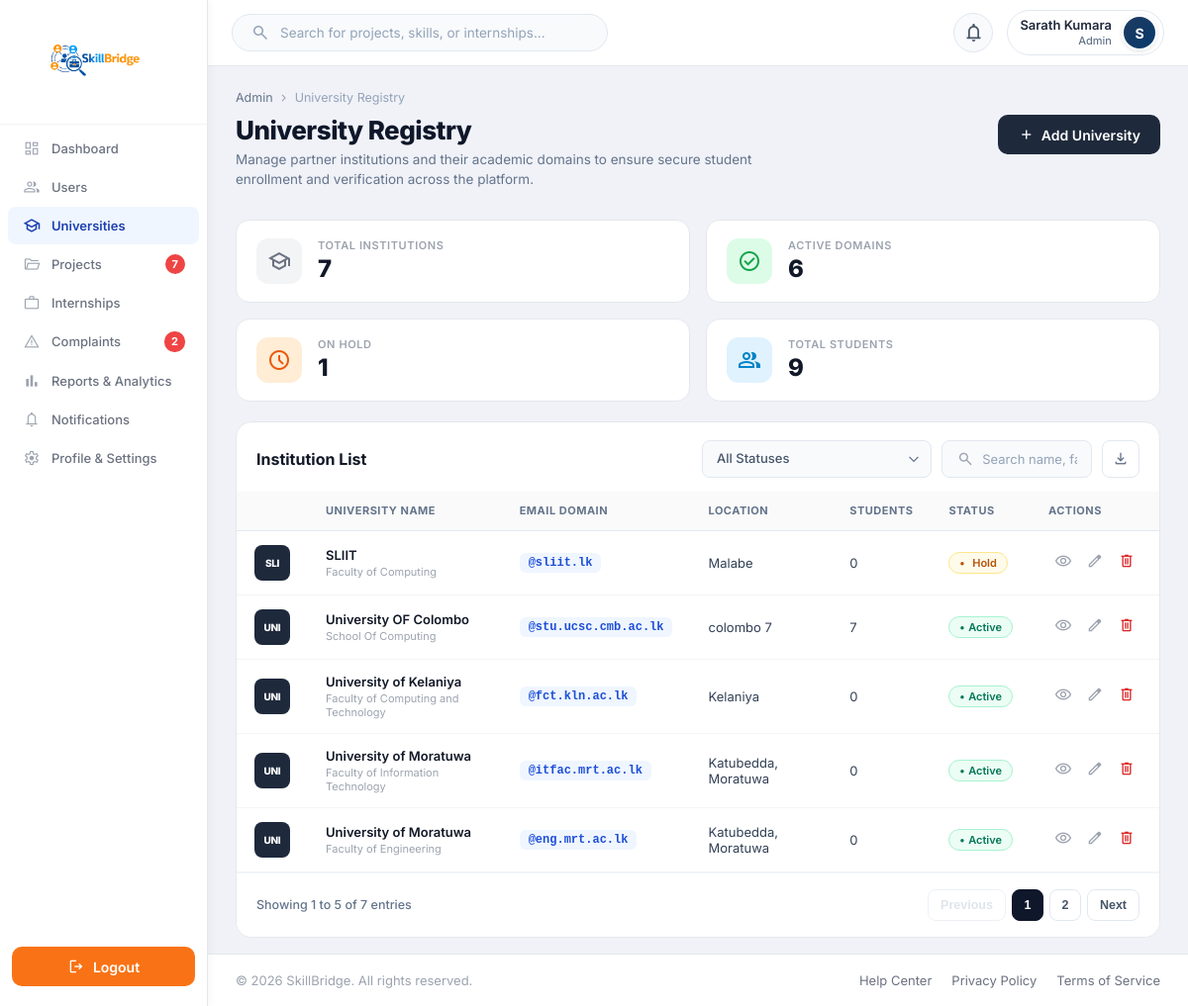
Page /Functions/Admin/university.php (signed in) on the committed database.
### tables this page shows
CREATE TABLE `user` (
  `Email` varchar(100) NOT NULL,
  `password` varchar(100) NOT NULL,
  `role` varchar(100) NOT NULL,
  `status` varchar(20) NOT NULL DEFAULT 'De-Active',
  `verification_code` varchar(20) NOT NULL,
  `created_at` timestamp NULL DEFAULT current_timestamp()
);

CREATE TABLE `universityemails` (
  `University` varchar(100) NOT NULL,
  `no` int(11) NOT NULL,
  `faculty` varchar(100) NOT NULL,
  `emailEx` varchar(100) NOT NULL,
  `Status` varchar(10) NOT NULL DEFAULT 'De-Active',
  `Location` varchar(100) DEFAULT NULL
);

### Session/Session.php (called while the page is built, shortened)
<?php
function current_user()
{
    return $_SESSION['user'] ?? null;
}

### Backend/Admin/university.php (called while the page is built, shortened)
<?php
require_once __DIR__ . '/loader.php';
$uniDB = new UniversityManagement($conn);
$uniResult = $uniDB->getAllUniversities('all', '');
$allUniversities = [];
if ($uniResult) {
    while ($r = $uniResult->fetch_assoc()) {
        $allUniversities[] = $r;
    }
}
$pageUniversities = $allUniversities;
?>

### Backend/Admin/Services/UniversityManagement.php (called while the page is built, shortened)
<?php
require_once __DIR__ . '/AdminDB.php';
class UniversityManagement extends AdminDB
{
    public function getStudentCountByDomain($domain)
    {
        $cleanDomain = ltrim(strtolower(trim($domain)), '@');
        return $this->runCount("SELECT COUNT(*) FROM student WHERE Email LIKE ?", "s", '%@' . $cleanDomain);
    }
    public function getAllUniversities($status = 'all', $search = '')
    {
        $sql = "SELECT * FROM universityemails WHERE 1=1";
        $sql .= " ORDER BY University ASC";
        return $this->runQuery($sql);
    }
}
?>

### Backend/Admin/Services/AdminDB.php (called while the page is built, shortened)
<?php
class AdminDB
{
    protected $conn;
    public function __construct($conn)
    {
        $this->conn = $conn;
    }
    protected function runCount($sql, $types = "", ...$params)
    {
        $stmt = $this->conn->prepare($sql);
        if ($types) $stmt->bind_param($types, ...$params);
        $stmt->execute();
        return $stmt->get_result()->fetch_row()[0];
    }
    protected function runQuery($sql, $types = "", ...$params)
    {
        $stmt = $this->conn->prepare($sql);
        $stmt->execute();
        return $stmt->get_result();
    }
}
?>

### Functions/Admin/Components/Common/AdminInit.php (called while the page is built, shortened)
<?php
require_once __DIR__ . "/../../../../Session/Session.php";
$targetBackend = $backendPage ?? basename($_SERVER['PHP_SELF']);
if (!empty($targetBackend)) {
    $backendFilePath = __DIR__ . "/../../../../Backend/Admin/" . $targetBackend;
    if (file_exists($backendFilePath)) {
        require_once $backendFilePath;
    }
}
include __DIR__ . "/../../../../Includes/admin_sidebar.php";
?>

### Functions/Admin/Components/Universities/UniversityTable.php (the view, shortened to what this page needs)
<div class="card-body" style="padding:0; overflow-x: auto;">
    <table class="data-table" id="univTable">
        <?php
            include dirname(__DIR__) . "/Common/TableHeder.php";
        ?>
        <tbody>
            <?php if (empty($pageUniversities)): ?>
                <tr>
                    <td colspan="7" style="text-align: center; padding: 40px; color: #94a3b8;">
                        <span class="material-symbols-outlined"
                            style="font-size: 40px; color: #cbd5e1; display:block; margin-bottom:8px;">search_off</span>
                        No universities found matching your criteria.
                    </td>
                </tr>
            <?php else: ?>
                <?php
                foreach ($pageUniversities as $row):
                    $initials = strtoupper(substr($row['University'], 0, 3));
                    $badgeCls = match (strtolower($row['Status'] ?? '')) {
                        'active' => 'active',
                        'hold' => 'hold',
                        'inactive', 'deactive' => 'inactive',
                        default => 'inactive'
                    };
                    ?>
                    <tr class="univ-row"
                        data-status="<?= htmlspecialchars($badgeCls) ?>"
                        data-search="<?= htmlspecialchars(strtolower($row['University'] . ' ' . ($row['faculty'] ?? '') . ' ' . $row['emailEx'] . ' ' . ($row['Location'] ?? '')), ENT_QUOTES) ?>">
                        <td>
                            <div class="university-logo mit" style="background:#1e293b;">
                                <?= htmlspecialchars($initials) ?></div>
                        </td>
                        <td>
                            <div class="university-name"><?= htmlspecialchars($row['University']) ?></div>
                            <div class="university-faculty"><?= htmlspecialchars($row['faculty'] ?? '') ?></div>
                        </td>
                        <td><span class="univ-domain-badge">@<?= htmlspecialchars($row['emailEx']) ?></span></td>
                        <td><?= htmlspecialchars($row['Location'] ?? '—') ?></td>
                        <?php $stuCount = $uniDB->getStudentCountByDomain($row['emailEx']); ?>
                        <td><?= $stuCount ?></td>
                        <td><span
                                class="badge-status <?= $badgeCls ?>"><?= htmlspecialchars($row['Status'] ?? '') ?></span>
                        </td>
                        <td>
                            <div class="univ-actions-cell">
                                <button class="action-btn" type="button" title="View Details" onclick="openViewModal(
                                '<?= htmlspecialchars(addslashes($row['University'])) ?>',
                                '<?= htmlspecialchars(addslashes($row['faculty'] ?? '')) ?>',
                                '<?= htmlspecialchars(addslashes($row['emailEx'])) ?>',
                                '<?= htmlspecialchars(addslashes($row['Location'] ?? '')) ?>',
                                '<?= $stuCount ?>',
                                '<?= htmlspecialchars(addslashes($row['Status'] ?? '')) ?>')">
                                    <span class="material-symbols-outlined"
                                        style="font-size:18px;">visibility</span>
                                </button>
                                <?php if (strcasecmp($row['Status'] ?? '', 'Inactive') !== 0): ?>
                                <button class="action-btn" type="button" title="Edit" onclick="openEditModal(
                                '<?= htmlspecialchars(addslashes($row['University'])) ?>',
                                '<?= htmlspecialchars(addslashes($row['faculty'] ?? '')) ?>',
                                '<?= htmlspecialchars(addslashes($row['emailEx'])) ?>',
                                '<?= htmlspecialchars(addslashes($row['Location'] ?? '')) ?>',
                                '<?= htmlspecialchars(addslashes($row['Status'] ?? '')) ?>')">
                                    <span class="material-symbols-outlined" style="font-size:18px;">edit</span>
                                </button>
                                <?php endif; ?>
                                <button class="action-btn" type="button" title="Delete" style="color:#dc2626;"
                                    data-status="<?= htmlspecialchars(trim($row['Status'] ?? '')) ?>"
                                    onclick="openDeleteModal('<?= htmlspecialchars(addslashes($row['emailEx'])) ?>', '<?= htmlspecialchars(addslashes($row['University'])) ?>', <?= (int)$stuCount ?>, '<?= htmlspecialchars(addslashes($row['faculty'] ?? '')) ?>', '<?= htmlspecialchars(addslashes($row['Location'] ?? '')) ?>', '<?= htmlspecialchars(addslashes(trim($row['Status'] ?? ''))) ?>')">
                                    <span class="material-symbols-outlined" style="font-size:18px;">delete</span>
                                </button>
                            </div>
                        </td>
                    </tr>
                <?php endforeach; ?>
            <?php endif; ?>
        </tbody>
    </table>
</div>

### Includes/dash_header.php (shortened to what this page needs)
<?php
require_once __DIR__ . '/../Session/Session.php';
require_once __DIR__ . '/../Config/db.php';
$user = function_exists('current_user') ? current_user() : null;
$name = "User";
$role = "Student";
$image = null;
if($user && isset($conn)){
    $name = $user['username'] ?? $user['Name'] ?? "User";
    $email = $user['Email'] ?? $user['email'] ?? null;
    if(!empty($user['role'])){
        $role = ucfirst($user['role']);
    }
    if($email){
        $sql = "
            SELECT
                u.Email,
                u.role,
                COALESCE(s.Name, a.Name,c.Name, o.Name) AS db_name,
                COALESCE(s.profile_image, a.profile_image, c.profile_img) AS profile_image
            FROM user u
            LEFT JOIN student s ON u.Email = s.Email
            LEFT JOIN admin a ON u.Email = a.Email
            LEFT JOIN company c ON u.Email = c.Email
            LEFT JOIN organization o ON u.Email = o.Email
            WHERE u.Email = ?
            LIMIT 1
        ";
        $stmt = $conn->prepare($sql);
        if($stmt){
            $stmt->bind_param("s", $email);
            $stmt->execute();
            $result = $stmt->get_result();
            if($data = $result->fetch_assoc()){
                if(!empty($data['db_name'])){
                    $name = $data['db_name'];
                }
                if(!empty($data['role'])){
                    $role = ucfirst($data['role']);
                }
                if(!empty($data['profile_image'])){
                    $image = $data['profile_image'];
                }
            }
        }
    }
}
$initial = !empty(trim($name)) ? strtoupper(mb_substr(trim($name), 0, 1)) : 'U';
$base_url = $GLOBALS['BASE_URL'] ?? '/Skill_Bridge_Group_Project';
$currentRoleFolder = ucfirst($role ?: "Student");
$profile_dir = is_dir(__DIR__ . '/../Functions/' . $currentRoleFolder)
    ? 'Functions/' . $currentRoleFolder
    : 'Functions/Dashboards/' . ($role ?: 'Student');
$profile_file = __DIR__ . '/../' . $profile_dir . '/profile.php';
$profile_url = file_exists($profile_file)
    ? $base_url . "/" . $profile_dir . "/profile.php"
    : "";
$image_src = null;
if (!empty($image)) {
    if (str_starts_with($image, 'http://') || str_starts_with($image, 'https://') || str_starts_with($image, '/')) {
        $image_src = $image;
    } elseif (file_exists(__DIR__ . '/../Assets/Images/Admin/' . $image)) {
        $image_src = $base_url . '/Assets/Images/Admin/' . htmlspecialchars($image);
    } elseif (file_exists(__DIR__ . '/../Assets/Images/Student/' . $image)) {
        $image_src = $base_url . '/Assets/Images/Student/' . htmlspecialchars($image);
    } elseif (file_exists(__DIR__ . '/../Assets/Images/Company/' . $image)) {
        $image_src = $base_url . '/Assets/Images/Company/' . htmlspecialchars($image);
    } elseif (file_exists(__DIR__ . '/../uploads/' . $image)) {
        $image_src = $base_url . '/uploads/' . htmlspecialchars($image);
    } else {
        $targetFolder = ($role === 'Admin') ? 'Admin' : (($role === 'Company') ? 'Company' : 'Student');
        $image_src = $base_url . '/Assets/Images/' . $targetFolder . '/' . htmlspecialchars($image);
    }
}
?>
<link rel="stylesheet" href="<?php echo $base_url; ?>/Assets/CSS/header.css?v=<?php echo time(); ?>">
<header class="top-header">
    <div class="header-left">
        <div class="search-box">
            <span class="material-symbols-outlined">search</span>
            <input type="text" id="globalDashboardSearch" placeholder="Search for projects, skills, or internships...">
        </div>
    </div>
    <div class="header-right">
        <div class="notification-wrapper">
            <button class="notification" onclick="toggleNotifications(event)" title="Notifications" aria-label="Notifications" type="button">
                <span class="material-symbols-outlined">notifications</span>
            </button>
        </div>
        <div class="profile" <?php if (!empty($profile_url)): ?>onclick="window.location.href='<?php echo htmlspecialchars($profile_url); ?>'" title="Edit Profile & Settings"<?php endif; ?>>
            <div class="profile-info">
                <h4><?php echo htmlspecialchars($name); ?></h4>
                <small><?php echo htmlspecialchars($role); ?></small>
            </div>
            <?php if(!empty($image_src)): ?>
                <div class="profile-avatar default-avatar" style="display:none;">
                    <?php echo htmlspecialchars($initial); ?>
                </div>
            <?php else: ?>
                <div class="profile-avatar default-avatar">
                    <?php echo htmlspecialchars($initial); ?>
                </div>
            <?php endif; ?>
        </div>
    </div>
</header>

### Assets/CSS/dashboard.css (style rules this page uses)
* { margin: 0; padding: 0; box-sizing: border-box; scrollbar-width: none; -ms-overflow-style: none; }
body { font-family: 'Inter', sans-serif; background-color: #f0f2f8; margin: 0; padding: 0; min-height: 100vh; color: #1a1a2e; overflow-x: hidden; }
.card-body { padding: 0 20px 20px; }
.data-table { width: 100%; border-collapse: separate; border-spacing: 0; }
.data-table td { padding: 12px 14px; font-size: 13px; color: #374151; border-bottom: 1px solid #f3f4f6; vertical-align: middle; }
.badge-status { display: inline-flex; align-items: center; gap: 4px; padding: 3px 10px; border-radius: 20px; font-size: 11px; font-weight: 600; }
.badge-status.active { background: #ecfdf5; color: #047857; border: 1px solid #a7f3d0; }
.badge-status.active::before { content: '●'; font-size: 8px; }
.action-btn { background: none; border: none; cursor: pointer; color: #9ca3af; font-size: 18px; padding: 4px 6px; border-radius: 6px; transition: all 0.2s; line-height: 1; }

### Assets/CSS/Admin/index.css (style rules this page uses)
.data-table, .pm-table, .im-table, .cm-table, .ra-table, .univ-table, .user-table { width: 100%; border-collapse: collapse; min-width: 800px; text-align: left; background: #ffffff; }
.data-table tbody tr, .pm-table tbody tr, .im-table tbody tr, .cm-table tbody tr, .ra-table tbody tr, .univ-table tbody tr, .user-table tbody tr { border-bottom: 1px solid #f1f5f9; transition: background 0.15s ease; }
.data-table td, .pm-table td, .im-table td, .cm-table td, .ra-table td, .univ-table td, .user-table td { padding: 14px 18px; font-size: 13px; color: #334155; vertical-align: middle; }

### Assets/CSS/Admin/university.css (style rules this page uses)
.university-faculty, .univ-sub-location { font-size: 11px; color: #9ca3af; margin-top: 2px; }
.univ-domain-badge { display: inline-flex; align-items: center; padding: 3px 9px; background: #eff6ff; color: #1d4ed8; border-radius: 6px; font-size: 12px; font-weight: 600; font-family: 'Courier New', monospace; }
.badge-status.hold { background: #fffbeb; color: #b45309; border: 1px solid #fde68a; }
.badge-status.hold::before { content: '●'; font-size: 8px; margin-right: 4px; color: #b45309; }
.univ-actions-cell { display: flex; align-items: center; gap: 2px; }
.university-logo { width: 36px; height: 36px; border-radius: 8px; display: flex; align-items: center; justify-content: center; font-size: 10px; font-weight: 800; color: #fff; flex-shrink: 0; letter-spacing: -0.3px; }
.university-logo.mit { background: #1e293b; }
.university-name { font-weight: 600; color: #111827; font-size: 13px; }
.university-faculty { font-size: 11px; color: #9ca3af; margin-top: 2px; }

### rows in the picture
user: role "Admin"
universityemails: University "SLI", University "SLIIT", faculty "Faculty of Computing", emailEx "sliit.lk", Location "Malabe", stuCount "0", Status "Hold"
universityemails: University "UNI", University "University OF Colombo", faculty "School Of Computing", emailEx "stu.ucsc.cmb.ac.lk", Location "colombo 7", stuCount "7", Status "Active"
universityemails: University "UNI", University "University of Kelaniya", faculty "Faculty of Computing and Technology", emailEx "fct.kln.ac.lk", Location "Kelaniya", stuCount "0", Status "Active"
universityemails: University "UNI", University "University of Moratuwa", faculty "Faculty of Information Technology", emailEx "itfac.mrt.ac.lk", Location "Katubedda, Moratuwa", stuCount "0", Status "Active"
universityemails: University "UNI", University "University of Moratuwa", faculty "Faculty of Engineering", emailEx "eng.mrt.ac.lk", Location "Katubedda, Moratuwa", stuCount "0", Status "Active"

### other values in the picture
$activeProjectCount "7"
$activeComplaintsCount "2"
$name "Sarath Kumara"
$initial "S"
$breadcrumb "University Registry"
$title "University Registry"
$subtitle "Manage partner institutions and their academic domains to ensure secure student enrollment and verification across the platform."
$btnText "Add University"
$CardDetails["cardLabels"][$x] "TOTAL INSTITUTIONS"
$CardDetails["cardValues"][$x] "7"
$CardDetails["cardLabels"][$x] "ACTIVE DOMAINS"
$CardDetails["cardValues"][$x] "6"
$CardDetails["cardLabels"][$x] "ON HOLD"
$CardDetails["cardValues"][$x] "1"
$CardDetails["cardLabels"][$x] "TOTAL STUDENTS"
